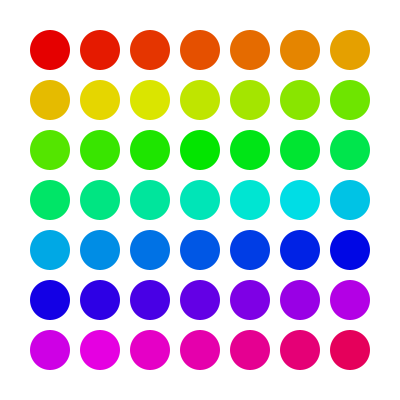
Frame 1 (no input)
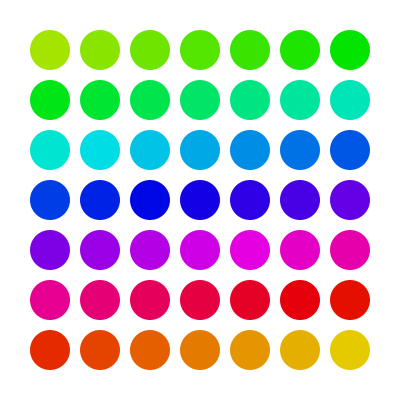
Frame 60 (the mouse pressed at the canvas centre just before this capture)
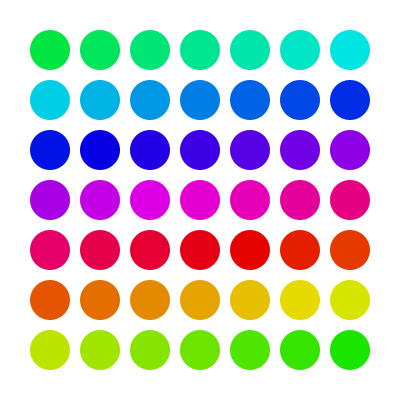
Frame 120 (the mouse held since frame 60 and released just before this capture)

The Processing sketch that drew these frames (run headless with seeded random() and noise(); from frame 60 on, the mouse is pressed at the canvas centre):

// Processing sketch: sketch_230214b
// ── sketch_230214b.pde
/**
 * Experiment messing with colours as they're painted onto the circles
 */ 

static final int xScale = 50; //manage the space alotted to each circle
static final int yScale = 50; 
static final int startSize = 40; // size to actually draw the circle

int hue = 0; // hue for circle colouring
int hueStep = 7; // value to adjust hue

void setup() {
  size(400, 400); // test size
  pixelDensity(2); // pixelDensity helps fix issues with Mac Retina display (2 seems to be only value)
  colorMode(HSB, 360, 100, 100); // set the colour mode to HSB for easier colour adventures later
                // https://www.learnui.design/blog/the-hsb-color-system-practicioners-primer.html
                
  frameRate(7);                
                
  background(0, 0, 100); // white
  noStroke();

  
}

void draw() {
 
  drawCircles();
}

void drawCircles() {
  background(0, 0, 100); // white
  for (int y = 1; y < height / yScale; y++) {
    for (int x = 1; x < width / xScale; x++) {
      fill(hue%360, 100, 90);
      hue+=hueStep;
      circle(x * xScale, y * yScale, startSize);
    }
  }
}
